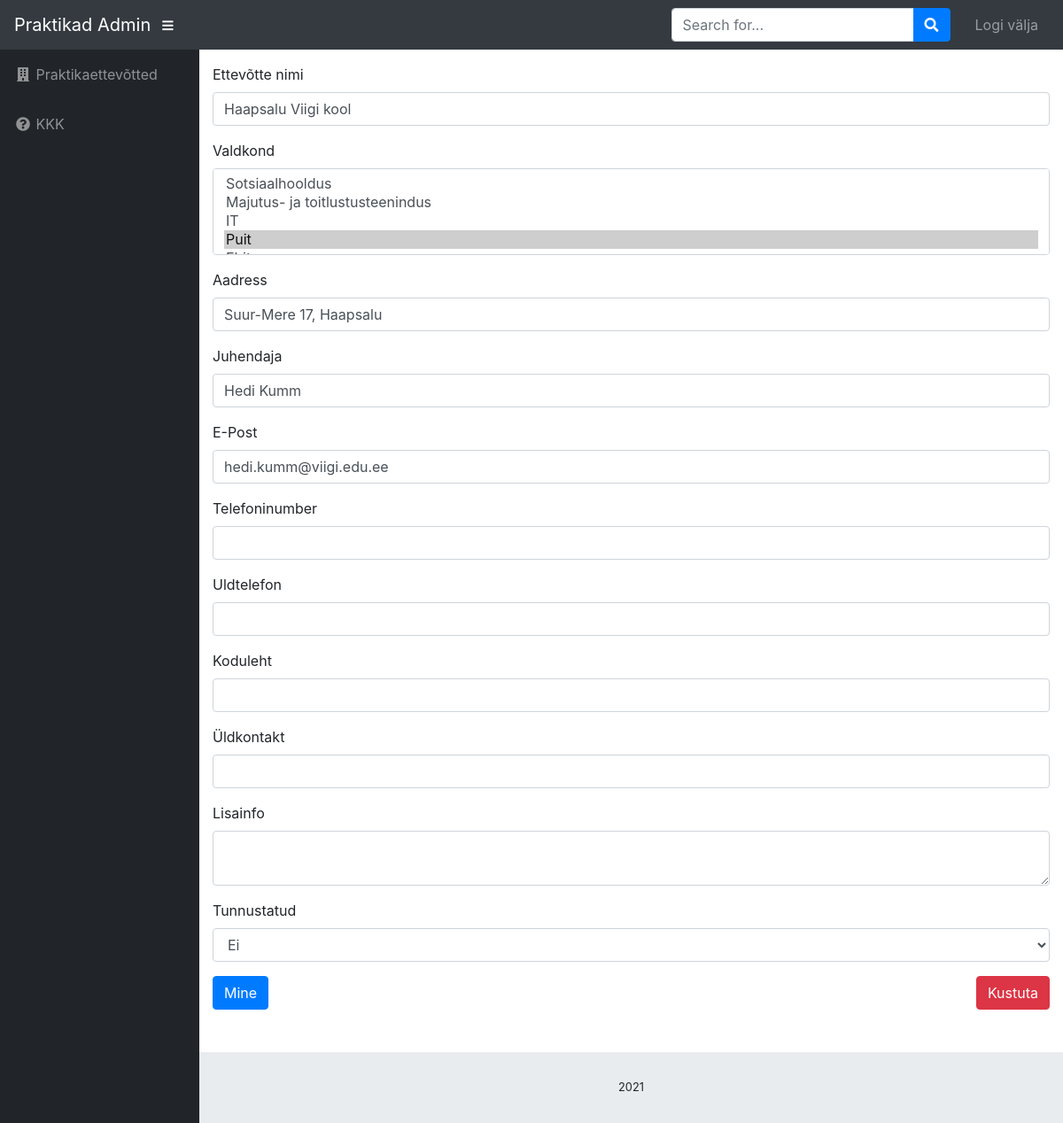
The page /admin/praktika.php?id=3 (signed in) on the database its author committed.
### tables this page shows
CREATE TABLE `praktika_ettevotted` (
  `id` int(11) NOT NULL,
  `Nimi` varchar(199) NOT NULL,
  `Valdkond` json NOT NULL,
  `Registrikood` varchar(199) NOT NULL,
  `Aadress` varchar(199) NOT NULL,
  `Juhendaja` varchar(199) NOT NULL,
  `Epost` varchar(199) NOT NULL,
  `Telefoninumber` varchar(199) NOT NULL,
  `Koduleht` varchar(199) NOT NULL,
  `Uldkontakt` varchar(199) NOT NULL,
  `Lisainfo` text NOT NULL,
  `Tunnustamine` tinyint(4) NOT NULL,
  `Uldtelefon` varchar(199) NOT NULL
);

### admin/praktika.php (the view, shortened to what this page needs)
<?php
require './template.php';
$conn = db_connect();
if (isset($_GET['id'])) {
    $id = $_GET['id'];
    $stmt = $conn->prepare("select * from praktika_ettevotted where id = ?");
    $stmt->bind_param('i', $id);
    $stmt->execute();
    $result = $stmt->get_result();
    $praktika = $result->fetch_object();
}
$valdkond = json_decode($praktika->Valdkond) ?? [];
?>
<form method="POST" class="mb-5">
  <div class="form-group">
    <label for="nimi">Ettevõtte nimi</label>
    <input type="text" class="form-control" id="nimi" name="nimi" value="<?=$praktika->Nimi?>" required>
  </div>
  <div class="form-group">
    <label for="valdkond">Valdkond</label>
    <select class="form-control" id="valdkond" name="valdkond[]" multiple>
      <option <?=in_array('Sotsiaalhooldus', $valdkond) ? 'selected' : ''?>>Sotsiaalhooldus</option>
      <option <?=in_array('Majutus- ja toitlustusteenindus', $valdkond) ? 'selected' : ''?>>Majutus- ja toitlustusteenindus</option>
      <option <?=in_array('IT', $valdkond) ? 'selected' : ''?>>IT</option>
      <option <?=in_array('Puit', $valdkond) ? 'selected' : ''?>>Puit</option>
      <option <?=in_array('Ehitus', $valdkond) ? 'selected' : ''?>>Ehitus</option>
    </select>
  </div>
  <div class="form-group">
    <label for="aadress">Aadress</label>
    <input type="text" class="form-control" id="aadress" name="aadress" value="<?=$praktika->Aadress?>" required>
  </div>
  <div class="form-group">
    <label for="juhendaja">Juhendaja</label>
    <input type="text" class="form-control" id="juhendaja" name="juhendaja" value="<?=$praktika->Juhendaja?>">
  </div>
  <div class="form-group">
    <label for="epost">E-Post</label>
    <input type="email" class="form-control" id="epost" name="epost" value="<?=$praktika->Epost?>">
  </div>
  <div class="form-group">
    <label for="telefoninumber">Telefoninumber</label>
    <input type="text" class="form-control" id="telefoninumber" name="telefoninumber" value="<?=$praktika->Telefoninumber?>">
  </div>
  <div class="form-group">
    <label for="uldtelefon">Uldtelefon</label>
    <input type="text" class="form-control" id="uldtelefon" name="uldtelefon" value="<?=$praktika->Uldtelefon?>">
  </div>
  <div class="form-group">
    <label for="koduleht">Koduleht</label>
    <input type="text" class="form-control" id="koduleht" name="koduleht" value="<?=$praktika->Koduleht?>">
  </div>
  <div class="form-group">
    <label for="uldkontakt">Üldkontakt</label>
    <input type="text" class="form-control" id="uldkontakt" name="uldkontakt" value="<?=$praktika->Uldkontakt?>">
  </div>
  <div class="form-group">
    <label for="lisainfo">Lisainfo</label>
    <textarea class="form-control" id="lisainfo" name="lisainfo"><?=$praktika->Lisainfo?></textarea>
  </div>
  <div class="form-group">
    <label for="tunnustamine">Tunnustatud</label>
    <select class="form-control" id="tunnustamine" name="tunnustamine">
      <option <?=$praktika->Tunnustamine === 0 ? 'selected' : ''?> value="no">Ei</option>
    </select>
  </div>
  <button type="submit" class="btn btn-primary" name="submit">Mine</button>
  <?php
  if (isset($_GET['id'])) {
  ?>
  <button type="submit" form="delete-form" class="btn btn-danger float-right" name="delete">Kustuta</button>
  <?php } ?>
</form>

### rows shown on the page
praktika_ettevotted: nimi "Haapsalu Viigi kool", Valdkond "Sotsiaalhooldus / Majutus- ja toitlustusteenindus / IT / Puit ☑", aadress "Suur-Mere 17, Haapsalu", juhendaja "Hedi Kumm", epost "hedi.kumm@viigi.edu.ee", tunnustamine "Ei"
